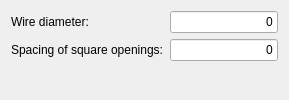
                 <widget class="QWidget" name="pagePorousScreen">
                  <layout class="QFormLayout" name="horzLayout_5">
                   <property name="fieldGrowthPolicy">
                    <enum>QFormLayout::AllNonFixedFieldsGrow</enum>
                   </property>
                   <item row="0" column="0">
                    <widget class="QLabel" name="label_4">
                     <property name="text">
                      <string>Wire diameter:</string>
                     </property>
                    </widget>
                   </item>
                   <item row="0" column="1">
                    <widget class="Gui::InputField" name="inputWireDiameter">
                     <property name="sizePolicy">
                      <sizepolicy hsizetype="Preferred" vsizetype="Fixed">
                       <horstretch>0</horstretch>
                       <verstretch>0</verstretch>
                      </sizepolicy>
                     </property>
                     <property name="text">
                      <string>0</string>
                     </property>
                     <property name="alignment">
                      <set>Qt::AlignRight|Qt::AlignTrailing|Qt::AlignVCenter</set>
                     </property>
                     <property name="singleStep" stdset="0">
                      <double>0.100000000000000</double>
                     </property>
                     <property name="minimum" stdset="0">
                      <double>0.100000000000000</double>
                     </property>
                     <property name="unit" stdset="0">
                      <string notr="true">mm</string>
                     </property>
                     <property name="format" stdset="0">
                      <number>0</number>
                     </property>
                    </widget>
                   </item>
                   <item row="1" column="0">
                    <widget class="QLabel" name="label_4">
                     <property name="text">
                      <string>Spacing of square openings:</string>
                     </property>
                     <property name="wordWrap">
                      <bool>false</bool>
                     </property>
                    </widget>
                   </item>
                   <item row="1" column="1">
                    <widget class="Gui::InputField" name="inputSpacing">
                     <property name="sizePolicy">
                      <sizepolicy hsizetype="Preferred" vsizetype="Fixed">
                       <horstretch>0</horstretch>
                       <verstretch>0</verstretch>
                      </sizepolicy>
                     </property>
                     <property name="text">
                      <string>0</string>
                     </property>
                     <property name="alignment">
                      <set>Qt::AlignRight|Qt::AlignTrailing|Qt::AlignVCenter</set>
                     </property>
                     <property name="singleStep" stdset="0">
                      <double>1.000000000000000</double>
                     </property>
                     <property name="minimum" stdset="0">
                      <double>0.000000000000000</double>
                     </property>
                     <property name="unit" stdset="0">
                      <string notr="true">mm</string>
                     </property>
                     <property name="format" stdset="0">
                      <number>0</number>
                     </property>
                    </widget>
                   </item>
                  </layout>
                 </widget>
